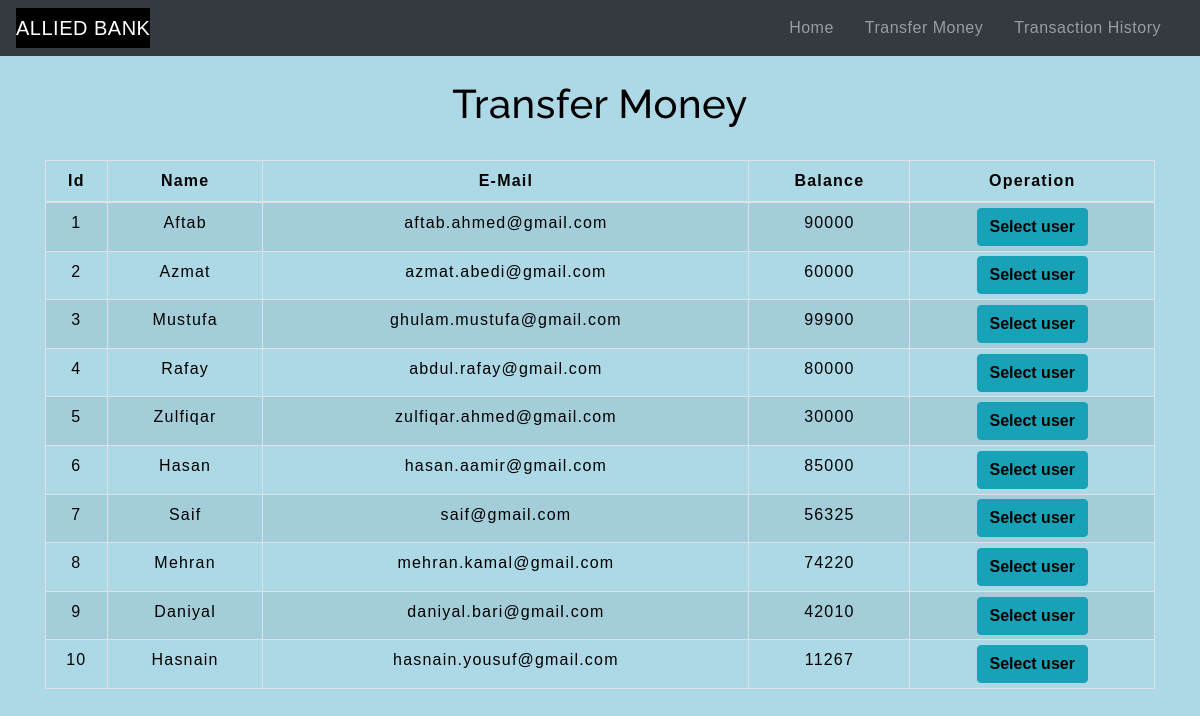
The app's page /transfermoney.php with its own data.
### tables this page shows
CREATE TABLE `users` (
  `id` int(3) NOT NULL,
  `name` text NOT NULL,
  `email` varchar(30) NOT NULL,
  `balance` int(8) NOT NULL
);

### transfermoney.php (the view, shortened to what this page needs)
<!DOCTYPE html>
<html lang="en">
<head>
    <link rel="stylesheet" href="https://maxcdn.bootstrapcdn.com/bootstrap/4.0.0/css/bootstrap.min.css">
    <link rel="stylesheet" type="text/css" href="css/table.css">
    <link rel="stylesheet" type="text/css" href="css/navbar.css">
</head>
<body>
<?php
    include 'config.php';
    $sql = "SELECT * FROM users";
    $result = mysqli_query($conn,$sql);
?>
<?php
  include 'navbar.php';
?>
<div class="container">
        <h2 class="text-center pt-4" style="color:black">Transfer Money</h2>
        <br>
            <div class="row">
                <div class="col">
                    <div class="table-responsive-sm">
                    <table class="table table-hover table-sm table-striped table-condensed table-bordered">
                        <thead>
                            <tr>
                            <th scope="col" class="text-center py-2">Id</th>
                            <th scope="col" class="text-center py-2">Name</th>
                            <th scope="col" class="text-center py-2">E-Mail</th>
                            <th scope="col" class="text-center py-2">Balance</th>
                            <th scope="col" class="text-center py-2">Operation</th>
                            </tr>
                        </thead>
                        <tbody>
                <?php
                    while($rows=mysqli_fetch_assoc($result)){
?>
                    <tr>
                       <td class="py-2"><?php echo $rows['id'] ?></td>
                        <td class="py-2"><?php echo $rows['name']?></td>
                        <td class="py-2"><?php echo $rows['email']?></td>
                        <td class="py-2"><?php echo $rows['balance']?></td>
                        <td><a href="selecteduserdetail.php?id= <?php echo $rows['id'] ;?>"> <button type="button" class="btn btn-info" style="color:black"><b>Select user</b></button></a></td>
                    </tr>
                <?php
                    }
                ?>
                        </tbody>
                    </table>
                    </div>
                </div>
            </div>
         </div>
</body>
</html>

### navbar.php (shortened to what this page needs)
<nav class=" navbar navbar-expand-lg navbar-dark bg-dark">
<a class="navbar-brand" href="index.php">ALLIED BANK</a>
<div class="collapse navbar-collapse" id="collapsibleNavbar">
      <ul class="navbar-nav ml-auto">
        <li class="nav-item">
          <a class="nav-link" href="index.php">Home</a>
        </li>
        <li class="nav-item">
          <a class="nav-link" href="transfermoney.php">Transfer Money</a>
        </li>
        <li class="nav-item">
          <a class="nav-link" href="transactionhistory.php">Transaction History</a>
        </li>
    </div>
 </nav>

### css/table.css (style rules this page uses)
* { padding: 0; margin: 0; box-sizing: border-box; font-family: sans-serif; }
h2 { font-size: 40px; }
table { letter-spacing: 1.2px; }
td { text-align: center; }
button { border:none; background: #d9d9d9; transition: 1s; color:black; }

### css/navbar.css (style rules this page uses)
.nav-link { margin-right: 15px; color:#000000; letter-spacing: 0.5px; transition: 0.5s; }
.navbar-brand { color: #000000; background-color: black; letter-spacing: 0.5px; }
h2 { color: #000000; letter-spacing: 0.5px; font-family: raleway; }

### transfermoney.php (style rules this page uses)
button { transition: 1.5s; }
body { background-color:#ADD8E6; color:black; }

### records on screen
users: id "1", name "Aftab", email "aftab.ahmed@gmail.com", balance "90000"
users: id "2", name "Azmat", email "azmat.abedi@gmail.com", balance "60000"
users: id "3", name "Mustufa", email "ghulam.mustufa@gmail.com", balance "99900"
users: id "4", name "Rafay", email "abdul.rafay@gmail.com", balance "80000"
users: id "5", name "Zulfiqar", email "zulfiqar.ahmed@gmail.com", balance "30000"
users: id "6", name "Hasan", email "hasan.aamir@gmail.com", balance "85000"
users: id "7", name "Saif", email "saif@gmail.com", balance "56325"
users: id "8", name "Mehran", email "mehran.kamal@gmail.com", balance "74220"
users: id "9", name "Daniyal", email "daniyal.bari@gmail.com", balance "42010"
users: id "10", name "Hasnain", email "hasnain.yousuf@gmail.com", balance "11267"
